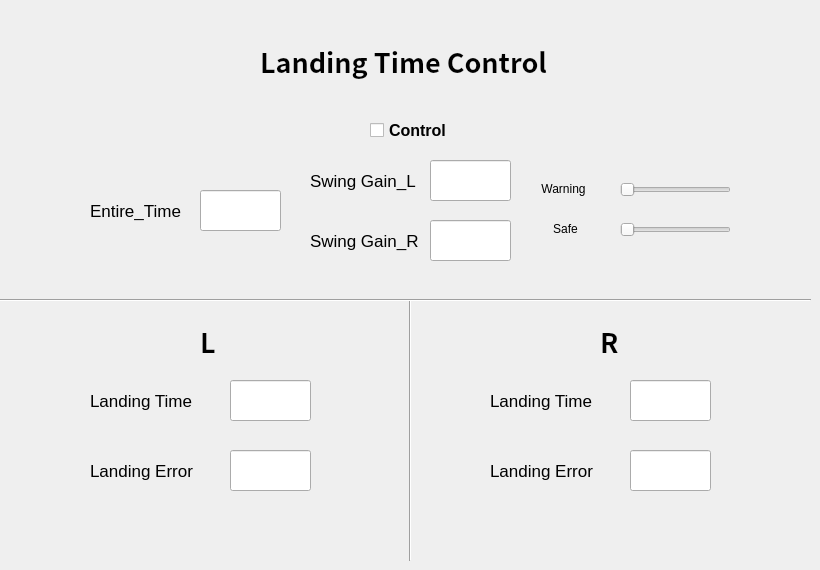
    <widget class="QWidget" name="tab_6">
     <attribute name="title">
      <string>Stability ZMP</string>
     </attribute>
     <widget class="QLabel" name="label_157">
      <property name="geometry">
       <rect>
        <x>260</x>
        <y>40</y>
        <width>291</width>
        <height>41</height>
       </rect>
      </property>
      <property name="font">
       <font>
        <family>Noto Sans CJK TC</family>
        <pointsize>20</pointsize>
        <weight>75</weight>
        <italic>false</italic>
        <bold>true</bold>
       </font>
      </property>
      <property name="text">
       <string>Landing Time Control</string>
      </property>
     </widget>
     <widget class="QCheckBox" name="Landing_Time_Control_flag">
      <property name="geometry">
       <rect>
        <x>370</x>
        <y>120</y>
        <width>91</width>
        <height>21</height>
       </rect>
      </property>
      <property name="font">
       <font>
        <pointsize>12</pointsize>
        <weight>75</weight>
        <bold>true</bold>
       </font>
      </property>
      <property name="text">
       <string>Control</string>
      </property>
     </widget>
     <widget class="QLabel" name="label_9">
      <property name="geometry">
       <rect>
        <x>90</x>
        <y>200</y>
        <width>101</width>
        <height>21</height>
       </rect>
      </property>
      <property name="font">
       <font>
        <pointsize>13</pointsize>
        <weight>50</weight>
        <bold>false</bold>
       </font>
      </property>
      <property name="text">
       <string>Entire_Time</string>
      </property>
     </widget>
     <widget class="QLineEdit" name="Entire_Time">
      <property name="geometry">
       <rect>
        <x>200</x>
        <y>190</y>
        <width>81</width>
        <height>41</height>
       </rect>
      </property>
      <property name="font">
       <font>
        <pointsize>14</pointsize>
       </font>
      </property>
      <property name="alignment">
       <set>Qt::AlignCenter</set>
      </property>
     </widget>
     <widget class="Line" name="line_8">
      <property name="geometry">
       <rect>
        <x>400</x>
        <y>300</y>
        <width>20</width>
        <height>261</height>
       </rect>
      </property>
      <property name="orientation">
       <enum>Qt::Vertical</enum>
      </property>
     </widget>
     <widget class="Line" name="line_3">
      <property name="geometry">
       <rect>
        <x>0</x>
        <y>290</y>
        <width>811</width>
        <height>20</height>
       </rect>
      </property>
      <property name="orientation">
       <enum>Qt::Horizontal</enum>
      </property>
     </widget>
     <widget class="QLabel" name="label_158">
      <property name="geometry">
       <rect>
        <x>200</x>
        <y>320</y>
        <width>21</width>
        <height>41</height>
       </rect>
      </property>
      <property name="font">
       <font>
        <family>Noto Sans CJK TC</family>
        <pointsize>20</pointsize>
        <weight>75</weight>
        <italic>false</italic>
        <bold>true</bold>
       </font>
      </property>
      <property name="text">
       <string>L</string>
      </property>
     </widget>
     <widget class="QLabel" name="label_159">
      <property name="geometry">
       <rect>
        <x>600</x>
        <y>320</y>
        <width>21</width>
        <height>41</height>
       </rect>
      </property>
      <property name="font">
       <font>
        <family>Noto Sans CJK TC</family>
        <pointsize>20</pointsize>
        <weight>75</weight>
        <italic>false</italic>
        <bold>true</bold>
       </font>
      </property>
      <property name="text">
       <string>R</string>
      </property>
     </widget>
     <widget class="QLabel" name="label_84">
      <property name="geometry">
       <rect>
        <x>90</x>
        <y>390</y>
        <width>121</width>
        <height>21</height>
       </rect>
      </property>
      <property name="font">
       <font>
        <pointsize>13</pointsize>
        <weight>50</weight>
        <bold>false</bold>
       </font>
      </property>
      <property name="text">
       <string>Landing Time</string>
      </property>
     </widget>
     <widget class="QLabel" name="label_85">
      <property name="geometry">
       <rect>
        <x>490</x>
        <y>390</y>
        <width>131</width>
        <height>21</height>
       </rect>
      </property>
      <property name="font">
       <font>
        <pointsize>13</pointsize>
        <weight>50</weight>
        <bold>false</bold>
       </font>
      </property>
      <property name="text">
       <string>Landing Time</string>
      </property>
     </widget>
     <widget class="QLabel" name="label_86">
      <property name="geometry">
       <rect>
        <x>90</x>
        <y>460</y>
        <width>121</width>
        <height>21</height>
       </rect>
      </property>
      <property name="font">
       <font>
        <pointsize>13</pointsize>
        <weight>50</weight>
        <bold>false</bold>
       </font>
      </property>
      <property name="text">
       <string>Landing Error</string>
      </property>
     </widget>
     <widget class="QLabel" name="label_87">
      <property name="geometry">
       <rect>
        <x>490</x>
        <y>460</y>
        <width>131</width>
        <height>21</height>
       </rect>
      </property>
      <property name="font">
       <font>
        <pointsize>13</pointsize>
        <weight>50</weight>
        <bold>false</bold>
       </font>
      </property>
      <property name="text">
       <string>Landing Error</string>
      </property>
     </widget>
     <widget class="QLineEdit" name="Landing_Error_L">
      <property name="geometry">
       <rect>
        <x>230</x>
        <y>450</y>
        <width>81</width>
        <height>41</height>
       </rect>
      </property>
      <property name="font">
       <font>
        <pointsize>14</pointsize>
       </font>
      </property>
      <property name="alignment">
       <set>Qt::AlignCenter</set>
      </property>
     </widget>
     <widget class="QLineEdit" name="Landing_Error_R">
      <property name="geometry">
       <rect>
        <x>630</x>
        <y>450</y>
        <width>81</width>
        <height>41</height>
       </rect>
      </property>
      <property name="font">
       <font>
        <pointsize>14</pointsize>
       </font>
      </property>
      <property name="alignment">
       <set>Qt::AlignCenter</set>
      </property>
     </widget>
     <widget class="QLabel" name="label_94">
      <property name="geometry">
       <rect>
        <x>310</x>
        <y>170</y>
        <width>111</width>
        <height>21</height>
       </rect>
      </property>
      <property name="font">
       <font>
        <pointsize>13</pointsize>
        <weight>50</weight>
        <bold>false</bold>
       </font>
      </property>
      <property name="text">
       <string>Swing Gain_L</string>
      </property>
     </widget>
     <widget class="QLineEdit" name="Swing_Gain_L">
      <property name="geometry">
       <rect>
        <x>430</x>
        <y>160</y>
        <width>81</width>
        <height>41</height>
       </rect>
      </property>
      <property name="font">
       <font>
        <pointsize>14</pointsize>
       </font>
      </property>
      <property name="alignment">
       <set>Qt::AlignCenter</set>
      </property>
     </widget>
     <widget class="QSlider" name="Slider_Warning">
      <property name="geometry">
       <rect>
        <x>620</x>
        <y>180</y>
        <width>111</width>
        <height>20</height>
       </rect>
      </property>
      <property name="orientation">
       <enum>Qt::Horizontal</enum>
      </property>
     </widget>
     <widget class="QSlider" name="Slider_Safe">
      <property name="geometry">
       <rect>
        <x>620</x>
        <y>220</y>
        <width>111</width>
        <height>20</height>
       </rect>
      </property>
      <property name="orientation">
       <enum>Qt::Horizontal</enum>
      </property>
     </widget>
     <widget class="QLabel" name="label_88">
      <property name="geometry">
       <rect>
        <x>530</x>
        <y>180</y>
        <width>67</width>
        <height>17</height>
       </rect>
      </property>
      <property name="text">
       <string>Warning</string>
      </property>
      <property name="alignment">
       <set>Qt::AlignCenter</set>
      </property>
     </widget>
     <widget class="QLabel" name="label_89">
      <property name="geometry">
       <rect>
        <x>550</x>
        <y>220</y>
        <width>31</width>
        <height>17</height>
       </rect>
      </property>
      <property name="text">
       <string>Safe</string>
      </property>
      <property name="alignment">
       <set>Qt::AlignCenter</set>
      </property>
     </widget>
     <widget class="QLineEdit" name="Landing_Time_R">
      <property name="geometry">
       <rect>
        <x>630</x>
        <y>380</y>
        <width>81</width>
        <height>41</height>
       </rect>
      </property>
      <property name="font">
       <font>
        <pointsize>14</pointsize>
       </font>
      </property>
      <property name="alignment">
       <set>Qt::AlignCenter</set>
      </property>
     </widget>
     <widget class="QLineEdit" name="Landing_Time_L">
      <property name="geometry">
       <rect>
        <x>230</x>
        <y>380</y>
        <width>81</width>
        <height>41</height>
       </rect>
      </property>
      <property name="font">
       <font>
        <pointsize>14</pointsize>
       </font>
      </property>
      <property name="alignment">
       <set>Qt::AlignCenter</set>
      </property>
     </widget>
     <widget class="QLabel" name="label_95">
      <property name="geometry">
       <rect>
        <x>310</x>
        <y>230</y>
        <width>111</width>
        <height>21</height>
       </rect>
      </property>
      <property name="font">
       <font>
        <pointsize>13</pointsize>
        <weight>50</weight>
        <bold>false</bold>
       </font>
      </property>
      <property name="text">
       <string>Swing Gain_R</string>
      </property>
     </widget>
     <widget class="QLineEdit" name="Swing_Gain_R">
      <property name="geometry">
       <rect>
        <x>430</x>
        <y>220</y>
        <width>81</width>
        <height>41</height>
       </rect>
      </property>
      <property name="font">
       <font>
        <pointsize>14</pointsize>
       </font>
      </property>
      <property name="alignment">
       <set>Qt::AlignCenter</set>
      </property>
     </widget>
    </widget>
